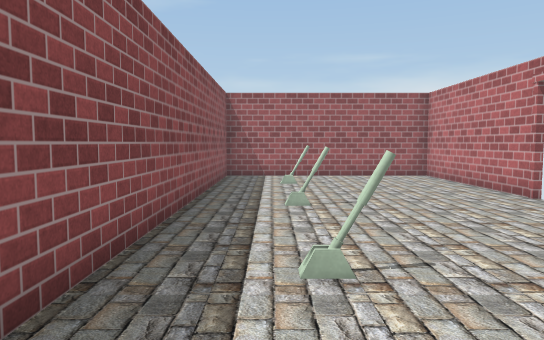
View 1 (above)

12 first-person views from a walk through a 3-D level made in the Unity game engine. The camera is 1.2 m above the floor, tilts 4° down and sees 70° across. The floor is counted in squares, 1 m on a side. Each view is taken from the middle of a square. On the plan, view 1 faces up. The plan holds only what a view shows up to about 15 squares ahead; the rest is blank. The player character is not drawn. Door leaves are left out, so doorways stand open. Some surface patterns are stand-ins.

View 2
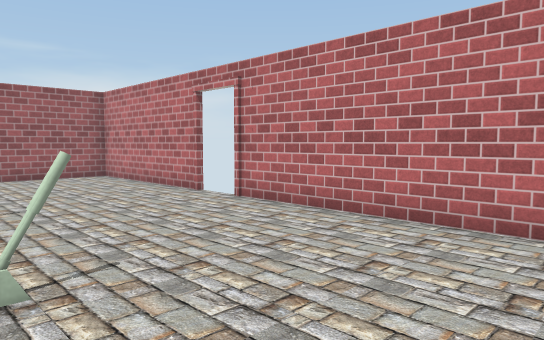

View 3
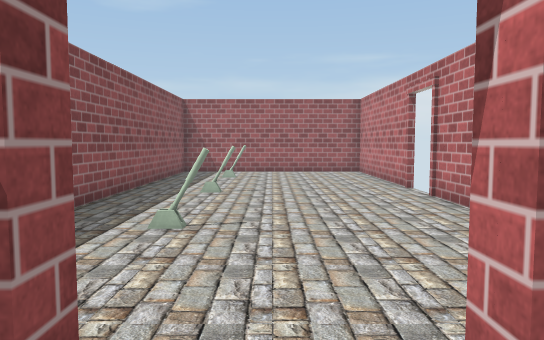

View 4
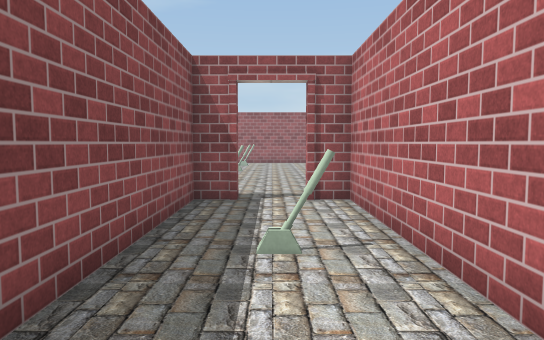

View 5
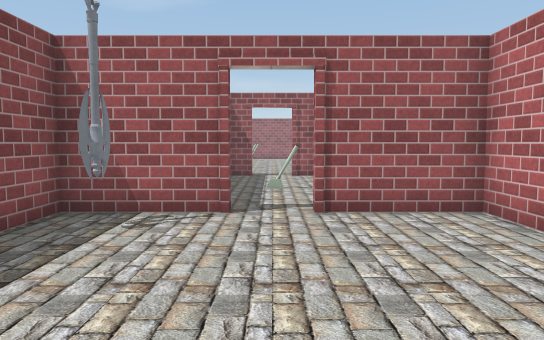

View 6
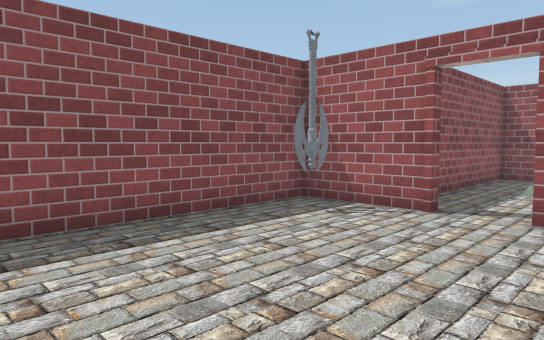

View 7
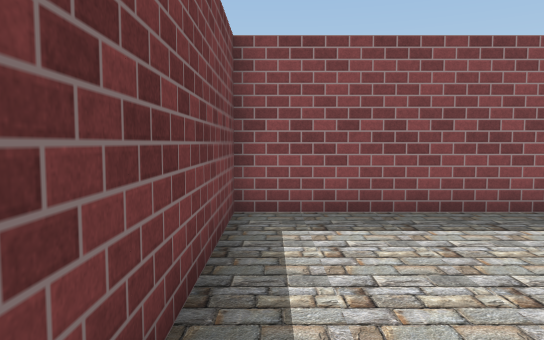

View 8
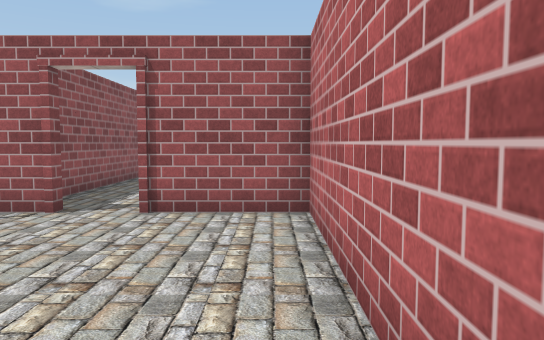

View 9
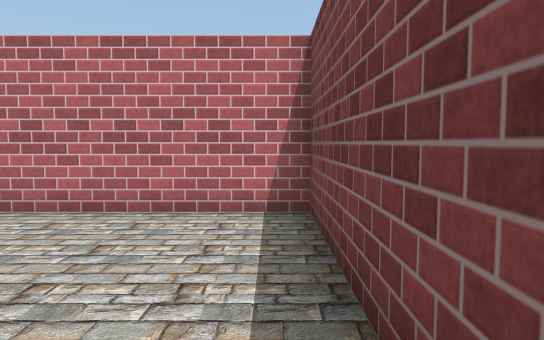

View 10
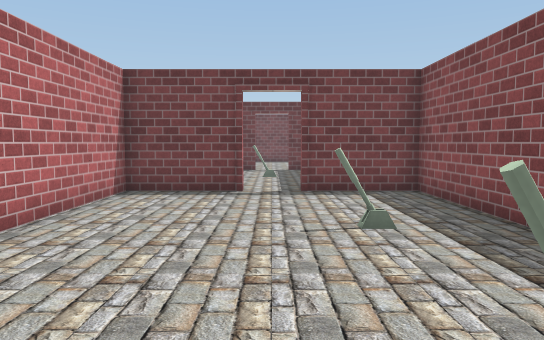

View 11
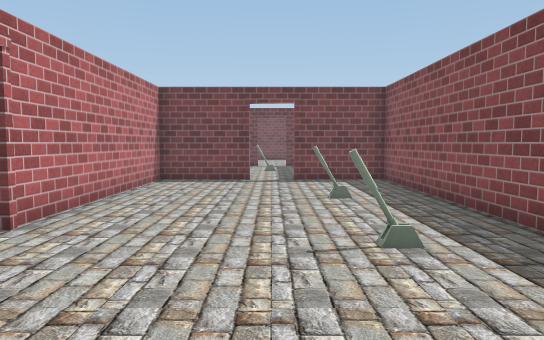

View 12
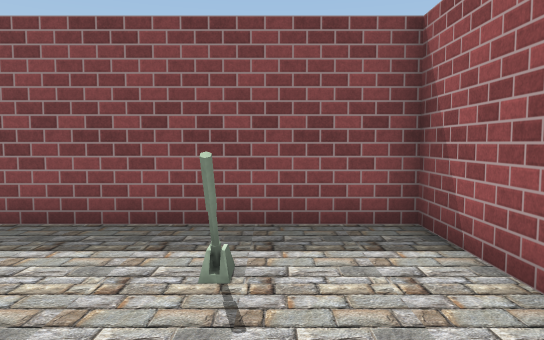

### Floor plan
Ten units are one square. View 1 is at (0, 0); x grows to the right and y downward. Boxes are objects, and circles mark ways between rooms. Rooms are numbered by the first view taken in them; rooms with no view inside come last. Other rooms are left out.
<svg viewBox="-21 -147 86 308">
<path fill="none" stroke="#000" d="M57 -81 57 -142 -16 -142 -16 6 13 6M27 6 57 6 57 -69M13 8 4 8 4 68M37 68 37 8 27 8M13 83 -16 83 -16 156 57 156 57 83 26 83"/>
<rect x="5" y="-45" width="10" height="10" fill="#bbb"><title>lever</title></rect>
<rect x="5" y="-85" width="10" height="10" fill="#bbb"><title>lever</title></rect>
<rect x="5" y="-125" width="10" height="10" fill="#bbb"><title>lever</title></rect>
<rect x="25" y="45" width="10" height="10" fill="#bbb"><title>lever</title></rect>
<rect x="-5" y="85" width="10" height="10" fill="#bbb"><title>axe</title></rect>
<circle cx="20" cy="10" r="3" fill="#2a7"/>
<circle cx="20" cy="80" r="3" fill="#2a7"/>
<text x="20" y="-70">1</text>
<text x="20" y="40">2</text>
<text x="20" y="120">3</text>
</svg>
Room 1 opens to room 2. Room 2 opens to room 3.

Where each view was taken, in squares from view 1:
view 1: 0 up, 0 right, facing up
view 2: 0 up, 0 right, facing up-right
view 3: 2 down, 2 right, facing up
view 4: 9 down, 2 right, facing up
view 5: 15 down, 2 right, facing up
view 6: 15 down, 4 right, facing up-left
view 7: 15 down, 5 right, facing left
view 8: 15 down, 5 right, facing up
view 9: 15 down, 1 left, facing right
view 10: 9 up, 2 right, facing down
view 11: 12 up, 2 right, facing down
view 12: 12 up, 4 right, facing left
